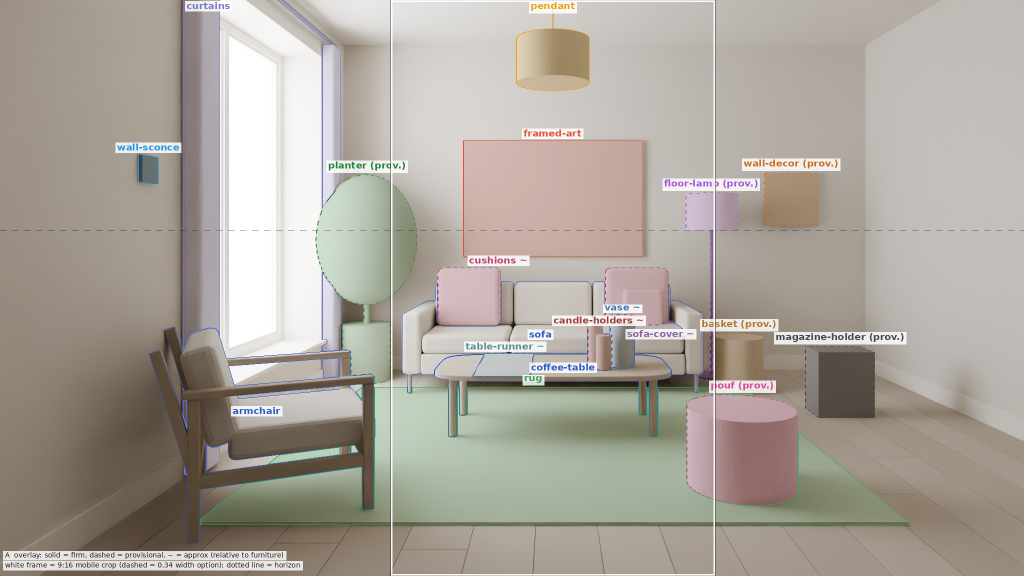
#> input picture assets/blockout/living-room/alts/A/overlay.png, 2048 x 1152 px, given in place of warm-modern-A-ed5.png, which was not available (shown at 1/2 size)
$ python ed6_milktea.py   (older library calls are emulated)
#> lines starting #> are read from the running program, lines starting #| are printed output that depends on the picture; after the words box and inside, x2 and y2 are one past the last pixel; in counts of white or black regions, pixels touching at a corner belong together
### assets/renders/editorial-phase-b-2026-11-06/codefix3.py
#!/usr/bin/env python3
"""
codefix3.py: QA's zero-token code fixes on the editorial frames (qa/reports/2026-11-07-editorial-fin2-ed4-country.md, sections 1 and 5),
render-agent, 2026-11-07. No var2, 0 tokens. New files only, next to the originals; each fix works inside its own mask and the record
counts the pixels changed inside and outside it (outside must be 0).
  boho     boho-A-fin2 -> boho-A-fin3: the seam at x ~400 (y 250-460) where the fill met the bamboo light's glow, softened over ~40 px
  med      mediterranean-A-ed4 -> mediterranean-A-ed5: (a) the old bowl rim's echo on the bench front right of the bowl rebuilt from the
           bench front round it; (b) the two generic back cushions of the bench to sand linen (hue / value only), so our white cushion
           (the right one) stands apart
  jar      japandi-A-ed4 -> japandi-A-ed5: the narrowed jar redone from the original frame with a clean fill: the old rim's wings,
           the two notches, the base (rounded, with a contact shadow, no light band, no grey patch)
  wm       warm-modern-A-ed4 -> warm-modern-A-ed5: the pendant 6 -> 5 rings (ring 5 taken out, ring 6 lifted behind ring 4's rim),
           the gap closed with the plain wall
  mc       modern-country-A -> modern-country-A-fix1: (a) the three cups plain glazed (no speckle, no tanned rim); (b) the fly-like mark on
           the right floral cushion; (c) both curtains lighter, toward #EDE7DB
  crops    before / after crops (100 % and x4) in codefix3-before-after/
  sheet    codefix3-sheet.jpg
"""
import json
import os
import sys

import cv2
import numpy as np
from PIL import Image, ImageDraw, ImageFont

HERE = os.path.dirname(os.path.abspath(__file__))
sys.path.insert(0, HERE)
from finish_phaseb import s2l, l2s, load01  # noqa: E402
from fin2_codefix import nblur, harmonic  # noqa: E402

REC = os.path.join(HERE, "codefix3.json")
CROPS = os.path.join(HERE, "codefix3-before-after")


# [10 lines left out: functions save8, lab_of, not called in this run]


def lab_f(a):
    """float Lab via OpenCV's float path (no 8-bit rounding); input sRGB float 0-1"""
    return cv2.cvtColor(a.astype(np.float32), cv2.COLOR_RGB2LAB)


def rgb_f(lab):
    return np.clip(cv2.cvtColor(lab.astype(np.float32), cv2.COLOR_LAB2RGB), 0, 1)


def check(out8, in8, mask, name):
    moved = np.abs(out8.astype(np.int16) - in8.astype(np.int16)).max(2) > 0
    allowed = mask.astype(bool)
    return dict(px_changed=int(moved.sum()), px_changed_outside_mask=int((moved & ~allowed).sum()), mask_px=int(allowed.sum()), file=name)


# [352 lines left out: functions poly_mask, boho, med, mc, wm, not called in this run]


# ----------------------------------------------------------------------------------------------------------------------------------
JAR_SCALE_X = 0.76


# [123 lines left out: function jar, not called in this run]


# ----------------------------------------------------------------------------------------------------------------------------------
CROP_SETS = [
    ("boho-seam", "boho-A-fin2.png", "boho-A-fin3.png", [((330, 220, 470, 500), 1), ((370, 300, 430, 420), 4)]),
    ("med-rim-echo", "mediterranean-A-ed4.png", "mediterranean-A-ed5.png", [((1340, 1090, 1540, 1240), 1), ((1380, 1110, 1510, 1225), 4)]),
    ("med-bench-cushions", "mediterranean-A-ed4.png", "mediterranean-A-ed5.png", [((150, 650, 1650, 1060), 1), ((190, 690, 330, 800), 4),
                                                                                  ((900, 690, 1060, 770), 4)]),
    ("japandi-jar", "japandi-A-ed4.png", "japandi-A-ed5.png", [((540, 880, 800, 1160), 1), ((600, 905, 735, 960), 4), ((595, 1040, 735, 1100), 4),
                                                              ((600, 1095, 760, 1150), 4)]),
    ("warm-modern-pendant", "warm-modern-A-ed4.png", "warm-modern-A-ed5.png", [((1230, 0, 1700, 330), 1), ((1330, 165, 1600, 250), 4)]),
    ("mc-cups", "modern-country-A.png", "modern-country-A-fix1.png", [((1540, 1080, 1840, 1215), 1), ((1550, 1090, 1700, 1205), 4)]),
    ("mc-fly", "modern-country-A.png", "modern-country-A-fix1.png", [((1540, 820, 1660, 920), 1), ((1585, 855, 1620, 890), 4)]),
    ("mc-curtains", "modern-country-A.png", "modern-country-A-fix1.png", [((1500, 40, 2700, 1000), 1), ((1585, 60, 1645, 200), 4),
                                                                          ((2520, 50, 2600, 220), 4)]),
]


# [67 lines left out: functions crops, sheet, not called in this run]


# [14 lines that do not run on import are left out]

### assets/renders/editorial-phase-b-2026-11-06/ed6_milktea.py
#!/usr/bin/env python3
"""
ed6_milktea.py: QA register v3 (qa/reports/ged-register-2026-11-07-r3.md section 1) on warm-modern ed5, render-agent, 2026-11-07. 0 tokens.
The milk-tea boucle cushion (cushions-cj-boucle-teddy, Milk Tea 30 x 50 on the card; in this frame the square at the right end) reads light
brown: against the white stoneware vase in the same sun L* -7.9, a* +4.4, b* +8.5 (QA). In the SKU photo the same SKU is a pale cream,
milk tea minus White = L* +1.1, a* +0.9, b* +1.6 (QA's setA.json). So the cushion is moved, inside its own mask only, by the median shift
that puts it at the photo's relation to white: L* +9.0, a* -3.5, b* -6.9 (vase = white). Texture and shading kept (additive in Lab:
every pixel's offset from the cushion's median stays); highlights rolled off from L* 80 and the lift shrunk wherever a channel would pass 250, so nothing clips; the olive leaves in front of
it excluded (green or dark). The "21 Camel" cushion is not touched (owner, CAM1).
warm-modern-A-ed5.png -> warm-modern-A-ed6.png; record ed6-milktea.json; crops ed6-milktea-before-after/.
"""
import json
import os
import sys

import cv2
import numpy as np
from PIL import Image, ImageDraw, ImageFont

HERE = os.path.dirname(os.path.abspath(__file__))
sys.path.insert(0, HERE)
from codefix3 import check  # noqa: E402

SRC = os.path.join(HERE, "warm-modern-A-ed5.png")
OUT = os.path.join(HERE, "warm-modern-A-ed6.png")
REC = os.path.join(HERE, "ed6-milktea.json")
CROPS = os.path.join(HERE, "ed6-milktea-before-after")
# render-agent's outline of the cushion (full-size px), read off a 25 px grid; GrabCut refines a +-10 px band
OUTLINE = [(2016, 685), (2060, 705), (2110, 720), (2190, 705), (2272, 692), (2270, 710), (2250, 765), (2240, 840), (2230, 920), (2227, 932),
           (2160, 925), (2100, 920), (2030, 910), (1960, 902), (1957, 900), (1980, 830), (2000, 765), (2007, 715)]
SHIFT = dict(L=9.0, a=-3.5, b=-6.9)
VASE_BOX = (0.66, 0.58, 0.70, 0.68)          # the white stoneware vase's sunlit body (frame fractions), for the after-check


def lab_of(a8):
    return cv2.cvtColor(a8.astype(np.float32) / 255.0, cv2.COLOR_RGB2LAB)


def main():
    A = np.asarray(Image.open(SRC).convert("RGB"))
#> A is the input picture: shape (1152, 2048, 3); mean R, G, B 171.3, 164.7, 155.6
    H, W = A.shape[:2]
    pm = np.zeros((H, W), np.uint8)
    cv2.fillPoly(pm, [np.array(OUTLINE, np.int32)], 1)
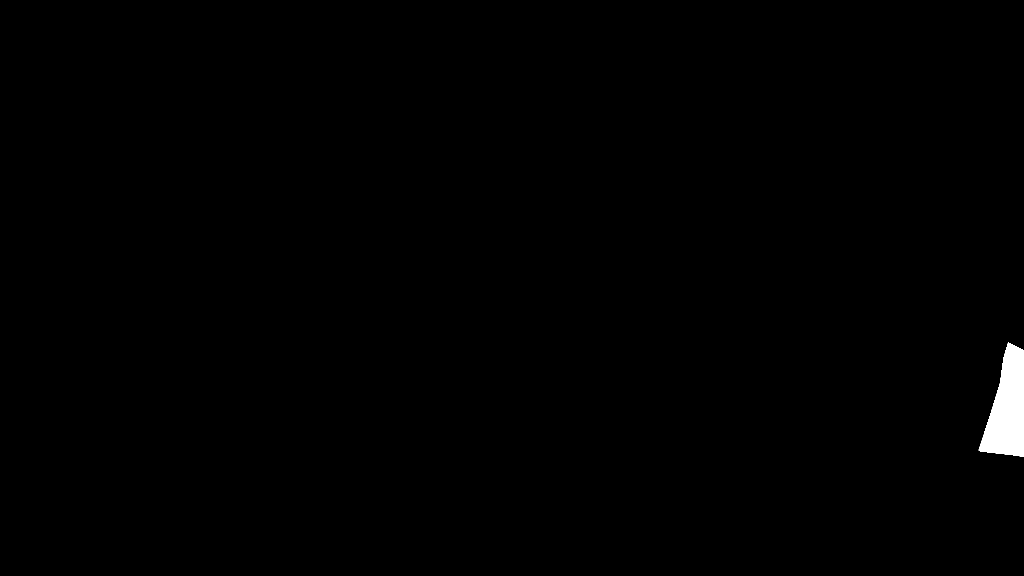
#> pm: shape (1152, 2048) (shown at 1/2 size); values 0 (black) and 1 (white), 0.56% white; 1 white region, box (x1, y1, x2, y2) and area: (1957, 685, 2048, 914) 13104
    gm = np.full((H, W), cv2.GC_BGD, np.uint8)
    gm[cv2.dilate(pm, np.ones((21, 21), np.uint8)) > 0] = cv2.GC_PR_BGD
    gm[pm > 0] = cv2.GC_PR_FGD
    gm[cv2.erode(pm, np.ones((21, 21), np.uint8)) > 0] = cv2.GC_FGD
    x0, y0, w, h = cv2.boundingRect(np.array(OUTLINE, np.int32))
    cx0, cy0, cx1, cy1 = x0 - 60, y0 - 60, x0 + w + 60, y0 + h + 60
    sub = gm[cy0:cy1, cx0:cx1].copy()
    bgd, fgd = np.zeros((1, 65), np.float64), np.zeros((1, 65), np.float64)
    cv2.grabCut(A[cy0:cy1, cx0:cx1].copy(), sub, None, bgd, fgd, 6, cv2.GC_INIT_WITH_MASK)
    m = np.zeros((H, W), bool)
    m[cy0:cy1, cx0:cx1] = np.isin(sub, (cv2.GC_FGD, cv2.GC_PR_FGD))
    lab = lab_of(A)
    leaves = (lab[..., 1] < 0.5) | (lab[..., 0] < 38)                    # olive leaves and stems in front: green or dark
#> leaves: shape (1152, 2048) bool; 29.6% white; 16184 white regions (15918 under 20 px), largest, box (x1, y1, x2, y2) and area: (6, 0, 1818, 1152) 589927, (1632, 704, 1750, 836) 14706, (1548, 659, 1816, 689) 5578
    leaves = cv2.dilate(leaves.astype(np.uint8), np.ones((5, 5), np.uint8)).astype(bool)
#> leaves: shape (1152, 2048) bool; 45.5% white; 595 white regions (18 under 20 px), largest, box (x1, y1, x2, y2) and area: (0, 0, 2048, 1152) 1005359, (1438, 0, 1784, 221) 13495, (1931, 222, 2048, 425) 8521
    m &= ~leaves
#> m: shape (1152, 2048) bool; 0.25% white; 42 white regions (29 under 20 px), largest, box (x1, y1, x2, y2) and area: (1954, 843, 2048, 924) 3646, (1981, 783, 2023, 814) 562, (2015, 811, 2048, 833) 424
    m = cv2.morphologyEx(m.astype(np.uint8), cv2.MORPH_OPEN, np.ones((3, 3), np.uint8)).astype(bool)
#> m: shape (1152, 2048) bool; 0.23% white; 25 white regions (10 under 20 px), largest, box (x1, y1, x2, y2) and area: (1956, 849, 2048, 924) 3531, (2016, 811, 2048, 833) 405, (2018, 835, 2039, 872) 315
    soft = cv2.GaussianBlur(m.astype(np.float32), (0, 0), 1.2) * cv2.dilate(m.astype(np.uint8), np.ones((3, 3), np.uint8))
    soft = np.where(leaves, 0.0, soft).astype(np.float32)
    before = np.median(lab[m], 0)
#> before = [61.13, 1.64, 8.48]
    L = lab[..., 0]
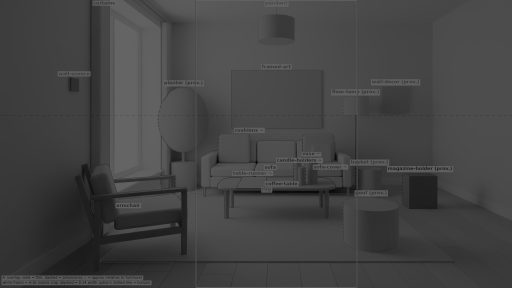
#> L: shape (1152, 2048) float32 (shown at 1/4 size); min 0.275, max 100, mean 67.6
    roll = 1.0 - np.clip((L - 80.0) / 16.0, 0, 1) ** 1.5                  # highlights keep their headroom
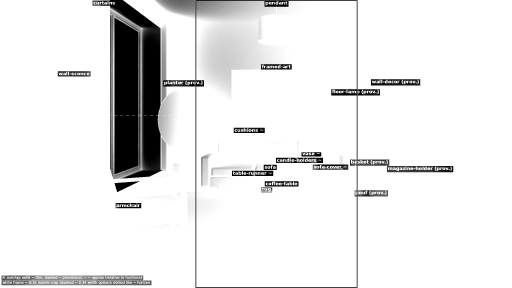
#> roll: shape (1152, 2048) float32 (shown at 1/4 size); min 0, max 1, mean 0.914
    lab2 = lab.copy()
    lab2[..., 1] = lab[..., 1] + SHIFT["a"] * soft
#> lab2: shape (1152, 2048, 3) float32; mean of channels 0, 1, 2 67.5, 1, 5.8
    lab2[..., 2] = lab[..., 2] + SHIFT["b"] * soft
#> lab2: shape (1152, 2048, 3) float32; mean of channels 0, 1, 2 67.5, 1, 5.8
    k = np.ones((H, W), np.float32)
    for _ in range(8):                                                   # no channel above 250: the L lift shrinks where it would clip
        lab2[..., 0] = L + SHIFT["L"] * roll * soft * k
        rgb = np.clip(cv2.cvtColor(lab2, cv2.COLOR_LAB2RGB), 0, 1)
        hot = (rgb.max(2) > 250 / 255) & (soft > 0)
        if not hot.any():
            break
        k = np.where(hot, k * 0.7, k).astype(np.float32)
#> k: shape (1152, 2048) float32; every value is 1
#> lab2: shape (1152, 2048, 3) float32; mean of channels 0, 1, 2 67.5, 1, 5.8
    k = np.minimum(k, cv2.erode(k, np.ones((5, 5), np.uint8)))
    k = cv2.GaussianBlur(k, (0, 0), 2.0)
    lab2[..., 0] = L + SHIFT["L"] * roll * soft * k
    rgb = np.clip(cv2.cvtColor(lab2, cv2.COLOR_LAB2RGB), 0, 1)
    hot = (rgb.max(2) > 250 / 255) & (soft > 0)                          # the last few: no lift at all there
    lab2[..., 0] = np.where(hot, L, lab2[..., 0])
    rgb = np.clip(cv2.cvtColor(lab2, cv2.COLOR_LAB2RGB), 0, 1)
    hot2 = (rgb.max(2) * 255 + 0.5 >= 254) & (soft > 0)                  # still at the ceiling (the b* cut lifts blue): left as they were
    zone = (soft > 0) & ~hot2
#> zone: shape (1152, 2048) bool; 0.25% white; 24 white regions (7 under 20 px), largest, box (x1, y1, x2, y2) and area: (1955, 844, 2048, 925) 3741, (2015, 811, 2048, 833) 416, (2017, 835, 2040, 872) 326
    o8 = np.where(zone[..., None], (rgb * 255 + 0.5).astype(np.uint8), A)
#> o8: shape (1152, 2048, 3); mean of channels 0, 1, 2 171.4, 164.8, 155.7
    Image.fromarray(o8).save(OUT)
    lab_o = lab_of(o8)
    after = np.median(lab_o[m], 0)
#> after = [69.95, -1.61, 1.3]
    vb = VASE_BOX
    vase_before = np.median(lab[int(vb[1] * H):int(vb[3] * H), int(vb[0] * W):int(vb[2] * W)].reshape(-1, 3), 0)
#> vase_before = [54.62, 1.81, 7.06]
    rec = dict(date="2026-11-07", by="render-agent", tokens=0, base="warm-modern-A-ed5.png", out="warm-modern-A-ed6.png",
               source="qa/reports/ged-register-2026-11-07-r3.md section 1 (QA register v3); coordinator 2026-11-07",
               product="cushions-cj-boucle-teddy, Milk Tea (same SKU as White)", shift_Lab=SHIFT,
               mask_px=int(m.sum()), leaves_excluded_px=int((leaves & (pm > 0)).sum()),
               cushion_Lab_median=dict(before=[round(float(v), 2) for v in before], after=[round(float(v), 2) for v in after]),
               vase_Lab_median=[round(float(v), 2) for v in vase_before],
               cushion_minus_vase=dict(before=[round(float(before[i] - vase_before[i]), 2) for i in range(3)],
                                       after=[round(float(after[i] - vase_before[i]), 2) for i in range(3)],
                                       sku_photo_milk_tea_minus_white=[1.1, 0.9, 1.6]),
               clipped_254_in_mask=int(((o8 >= 254).any(2) & zone).sum()),
               note="TEST, not for the site; the 21 Camel cushion untouched (owner, CAM1); new files only")
#> rec = 15 items
    rec.update(check(o8, A, zone, "warm-modern-A-ed6.png"))
    os.makedirs(CROPS, exist_ok=True)
    fnt = ImageFont.truetype("/usr/share/fonts/truetype/dejavu/DejaVuSans.ttf", 16)
    Bi, Ai = Image.fromarray(o8), Image.fromarray(A)
    outl = []
    for name, bx, sc in (("cushion-100", (1880, 620, 2380, 1000), 1), ("cushion-edge-x4", (1990, 760, 2090, 860), 4),
                         ("leaves-x4", (1960, 690, 2060, 790), 4), ("context-50", (1500, 560, 2560, 1200), 0.5)):
        w_, h_ = bx[2] - bx[0], bx[3] - bx[1]
        size = (int(w_ * sc), int(h_ * sc))
        rs = Image.NEAREST if sc > 1 else Image.LANCZOS
        pa, pb = Ai.crop(bx).resize(size, rs), Bi.crop(bx).resize(size, rs)
        im = Image.new("RGB", (size[0] * 2 + 30, size[1] + 40), (250, 249, 247))
        d = ImageDraw.Draw(im)
        d.text((10, 5), f"{name}: ed5 | ed6", fill=(0, 0, 0), font=fnt)
        im.paste(pa, (10, 30))
        im.paste(pb, (20 + size[0], 30))
        p = os.path.join(CROPS, name + ".jpg")
        im.save(p, quality=92)
        outl.append(os.path.relpath(p, HERE))
#> this loop made 4 passes
#> pass 1, in main, `pa, pb = Ai.crop(bx).resize(size, rs), Bi.crop(bx).resize(size, rs)`:
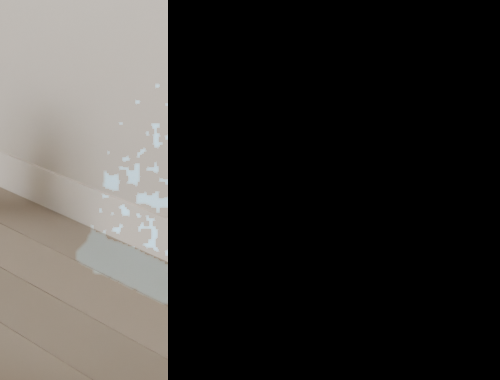
#> pb: PIL image 500x380 RGB; mean R, G, B 58.5, 56.3, 53.5
#> pass 1, in main, `im.save(p, quality=92)`:
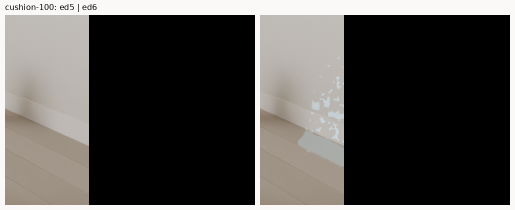
#> saved as cushion-100.jpg: PIL image 1030x420 RGB (shown at 1/2 size); mean R, G, B 81.3, 79.1, 76.3
#> after the loop:
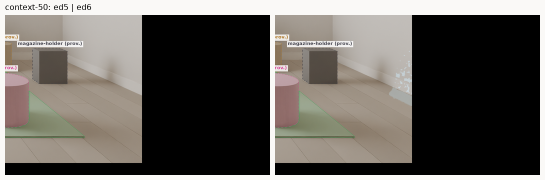
#> im: PIL image 1090x360 RGB (shown at 1/2 size); mean R, G, B 98.9, 95, 90.1
#> after the loop:
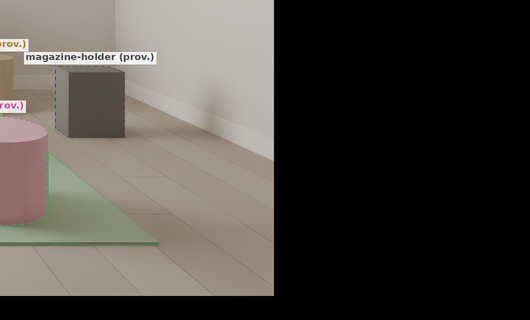
#> pa: PIL image 530x320 RGB; mean R, G, B 75.5, 71.1, 65.8
#> after the loop, outl = 4 items
    rec["crops"] = outl
    json.dump(rec, open(REC, "w"), indent=1, ensure_ascii=False)
    print(json.dumps({k: v for k, v in rec.items() if k not in ("crops",)}, indent=1, ensure_ascii=False))
#> (printed output is left out)


if __name__ == "__main__":
    main()

$ run again, on assets/renders/editorial-phase-b-2026-11-06/ed4-sheet.jpg
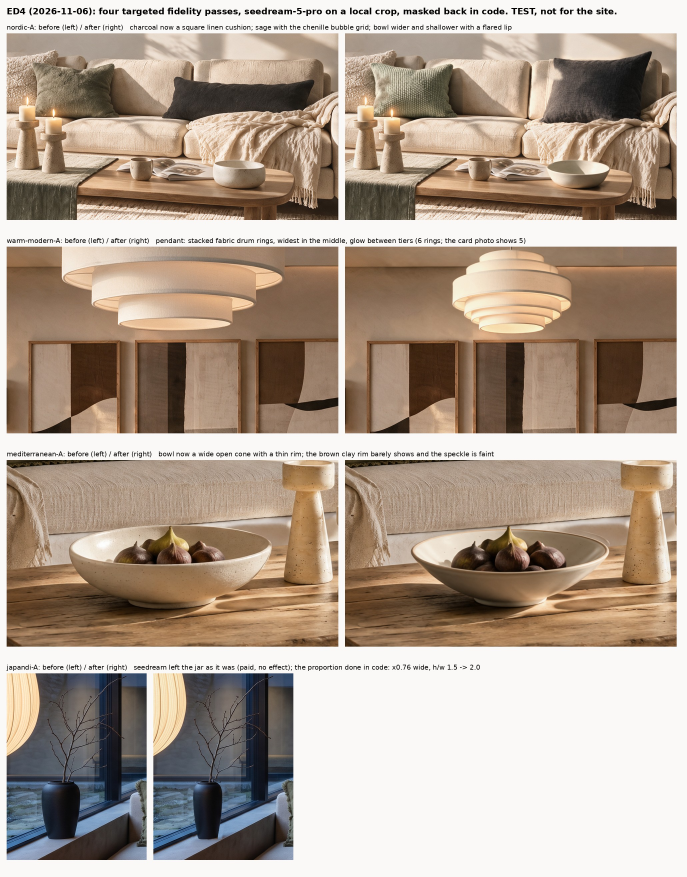
#> input picture assets/renders/editorial-phase-b-2026-11-06/ed4-sheet.jpg, 2060 x 2630 px, given in place of warm-modern-A-ed5.png, which was not available (shown at 1/3 size)
#> in main, A is the input picture: shape (2630, 2060, 3); mean R, G, B 175.5, 159.4, 144.7
#> in main, `cv2.fillPoly(pm, [np.array(OUTLINE, np.int32)], 1)`:
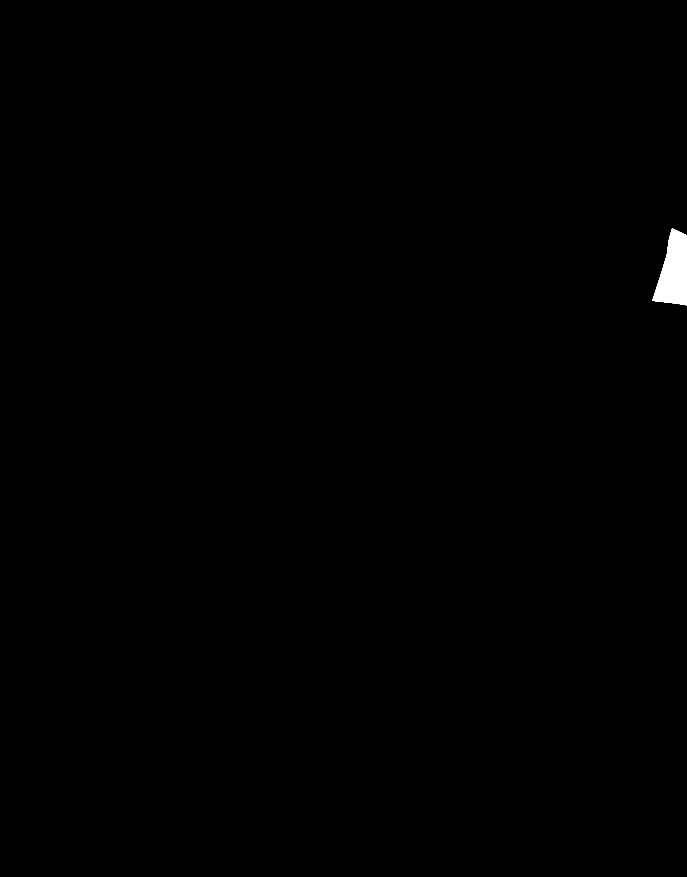
#> pm: shape (2630, 2060) (shown at 1/3 size); values 0 (black) and 1 (white), 0.29% white; 1 white region, box (x1, y1, x2, y2) and area: (1957, 685, 2060, 916) 15664
#> before = [46.9, 9.77, 18.36]
#> hot2: shape (2630, 2060) bool; every value is 0
#> zone: shape (2630, 2060) bool; 0.13% white; 2 white regions, box (x1, y1, x2, y2) and area: (1967, 801, 2030, 901) 5770, (2003, 740, 2031, 795) 1423
#> o8: shape (2630, 2060, 3); mean of channels 0, 1, 2 175.6, 159.5, 144.8
#> after = [55.52, 6.36, 11.61]
#> vase_before = [39.31, 5.33, 13.72]
#> rec = 15 items
#> after the loop in main, `for name, bx, sc in (("cushion-100", (1880, 620, 2380, 1000), 1), ("cu..`:
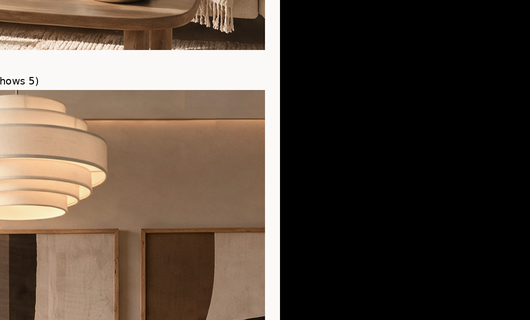
#> pa: PIL image 530x320 RGB; mean R, G, B 83.8, 70.8, 59.9
#> after the loop in main, `for name, bx, sc in (("cushion-100", (1880, 620, 2380, 1000), 1), ("cu..`: outl = 4 items
#> (printed output is left out)
